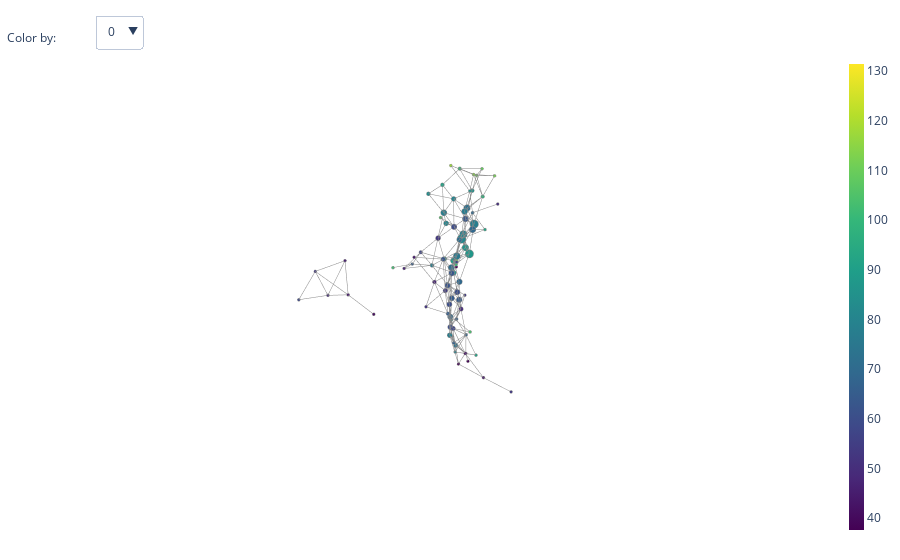

Source (notebook cell):
### Code cell
#3D version of the above graph
# for x in range(10,15):
#     for y in np.arange(0.05,1,0.05):
        # Define filter function – can be any scikit-learn transformer
        filter_func = None#Projection(columns=[0,1,2,3,4,5])
        # Define cover
        cover = CubicalCover(n_intervals=12, overlap_frac=0.4)
        #cover = OneDimensionalCover(n_intervals=10, overlap_frac=0.15)
        # Choose clustering algorithm – default is DBSCAN
        clusterer = DBSCAN()

        # Configure parallelism of clustering step
        n_jobs = 1

        # Initialise pipeline
        pipe = make_mapper_pipeline(
            filter_func=filter_func,
            cover=cover,
            clusterer=clusterer,
            verbose=True,
            n_jobs=n_jobs,
        )

        fig = plot_static_mapper_graph(pipe, data1,metadata[:,:], layout_dim=3)
        fig.show(config={'scrollZoom': True})
